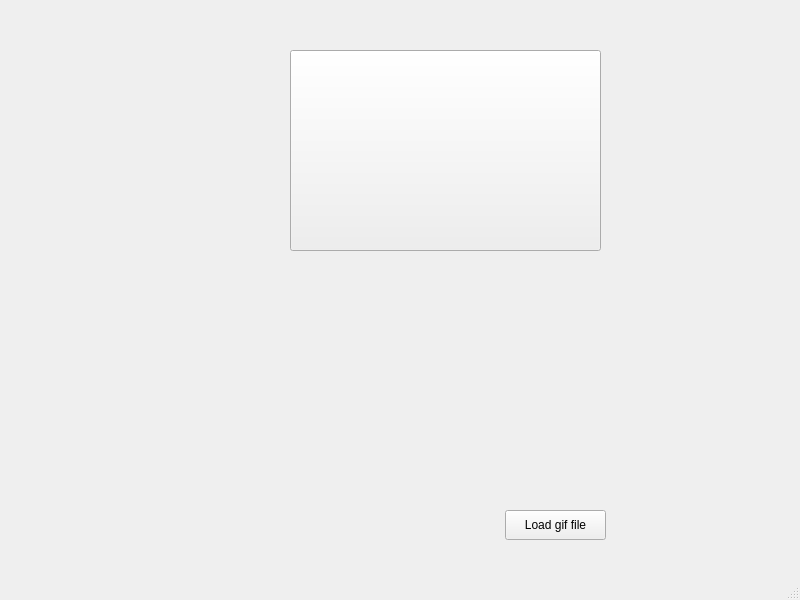
<?xml version="1.0" encoding="UTF-8"?>
<ui version="4.0">
 <class>MainWindow</class>
 <widget class="QMainWindow" name="MainWindow">
  <property name="geometry">
   <rect>
    <x>0</x>
    <y>0</y>
    <width>800</width>
    <height>600</height>
   </rect>
  </property>
  <property name="windowTitle">
   <string>MainWindow</string>
  </property>
  <widget class="QWidget" name="centralwidget">
   <widget class="QPushButton" name="pushButton">
    <property name="geometry">
     <rect>
      <x>290</x>
      <y>50</y>
      <width>311</width>
      <height>201</height>
     </rect>
    </property>
    <property name="text">
     <string/>
    </property>
    <property name="icon">
     <iconset>
      <normalon>:/icons/icons/animation_bye.gif</normalon>
     </iconset>
    </property>
    <property name="iconSize">
     <size>
      <width>300</width>
      <height>400</height>
     </size>
    </property>
   </widget>
   <widget class="QLabel" name="label">
    <property name="geometry">
     <rect>
      <x>290</x>
      <y>310</y>
      <width>311</width>
      <height>181</height>
     </rect>
    </property>
    <property name="text">
     <string/>
    </property>
    <property name="pixmap">
     <pixmap resource="icons.qrc">:/icons/icons/animation_bye.gif</pixmap>
    </property>
    <property name="scaledContents">
     <bool>true</bool>
    </property>
   </widget>
   <widget class="QPushButton" name="btnLoadGifFile">
    <property name="geometry">
     <rect>
      <x>505</x>
      <y>510</y>
      <width>101</width>
      <height>30</height>
     </rect>
    </property>
    <property name="text">
     <string>Load gif file</string>
    </property>
   </widget>
  </widget>
  <widget class="QMenuBar" name="menubar">
   <property name="geometry">
    <rect>
     <x>0</x>
     <y>0</y>
     <width>800</width>
     <height>26</height>
    </rect>
   </property>
  </widget>
  <widget class="QStatusBar" name="statusbar"/>
 </widget>
 <resources>
  <include location="icons.qrc"/>
 </resources>
 <connections/>
</ui>
